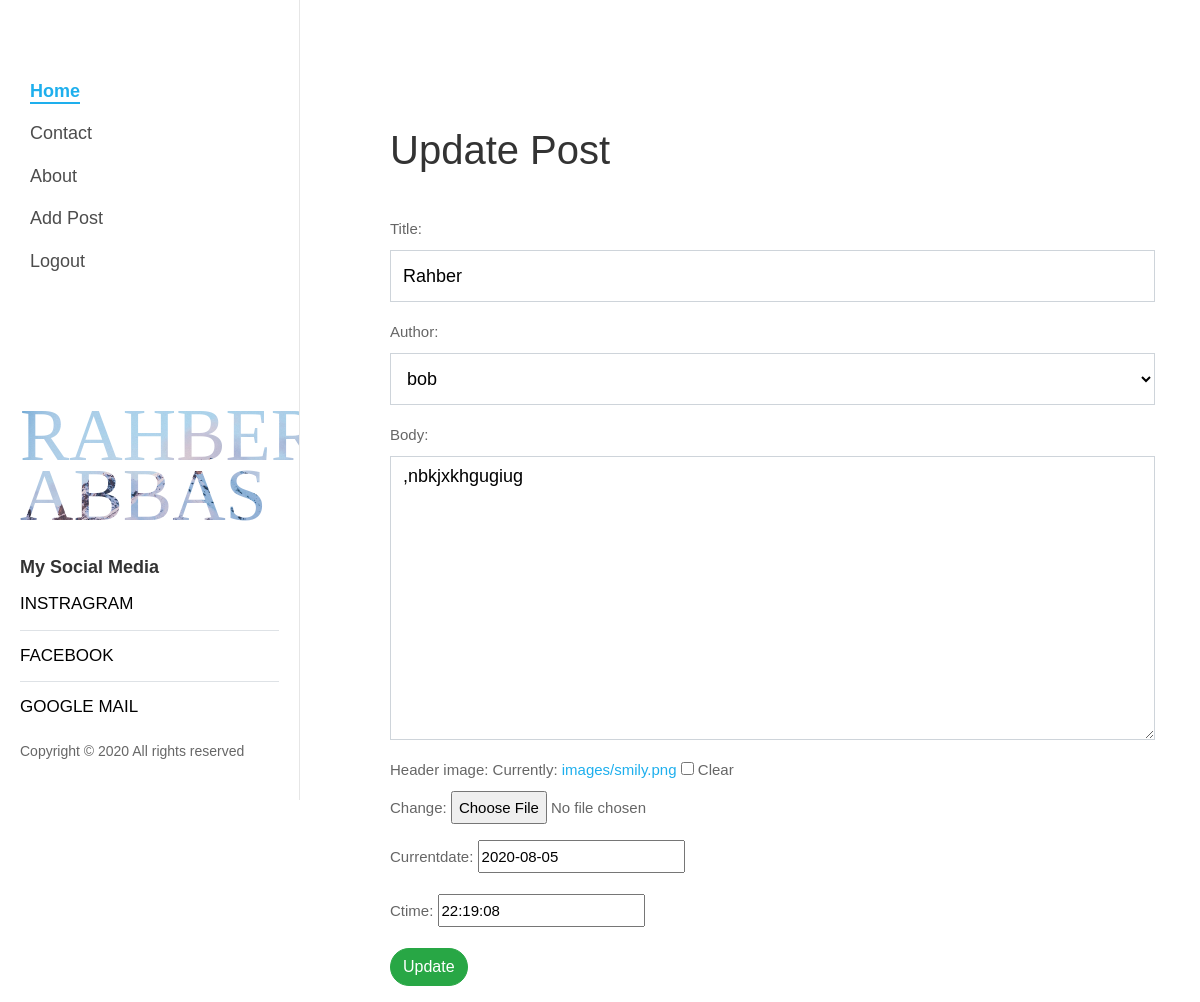
The app's page /articel/edit/18 (signed in) with its own data.
### blog/models.py (models this page shows, shortened)
class Post(models.Model):
    title = models.CharField(max_length=1000)
    header_image = models.ImageField(null='True', blank= 'True', upload_to= 'images/')
    author = models.ForeignKey(User, on_delete=models.CASCADE)
    body = models.TextField()
    currentdate= models.DateField(default=timezone.now)
    ctime = models.TimeField(default=timezone.now)
    likes = models.ManyToManyField(User, related_name="blog_post")

### blog/views.py (the view)
# urls.py: path('articel/edit/<int:pk>',UpdatePost.as_view(),name= 'update_post'),
class UpdatePost(UpdateView):
    model = Post
    form_class = PostForm
    template_name = 'update_post.html'

### blog/forms.py
class PostForm(forms.ModelForm):
    class Meta:
        model = Post
        fields = ('title', 'author', 'body', 'header_image' ,'currentdate', 'ctime')
        widgets = {
            'title': forms.TextInput(attrs={'class': 'form-control', 'placeholder': 'Enter Title'}),
            'author': forms.Select(attrs={'class': 'form-control', 'placeholder': 'Select Author'}),
            'body': forms.Textarea(attrs={'class': 'form-control', 'placeholder': 'Enter Text'}),
        }

### blog/templates/update_post.html
{% extends 'base2.html' %}{% load static %} {% block body %} {% if user.is_authenticated %}
<div class="container" style="padding-left: 30%; padding-top: 10%;">
    <h1>Update Post</h1>
    <div class="form-group">
        <form method="POST">
            <br> {% csrf_token %} {{form.as_p}}
            <button class="btn btn-success">Update</button>
        </form>
    </div>
</div>
{% endif %}{% endblock %}

### records on screen
Post: title "Rahber", author "bob", body ",nbkjxkhgugiug", currentdate "2020-08-05", ctime "22:19:08"
